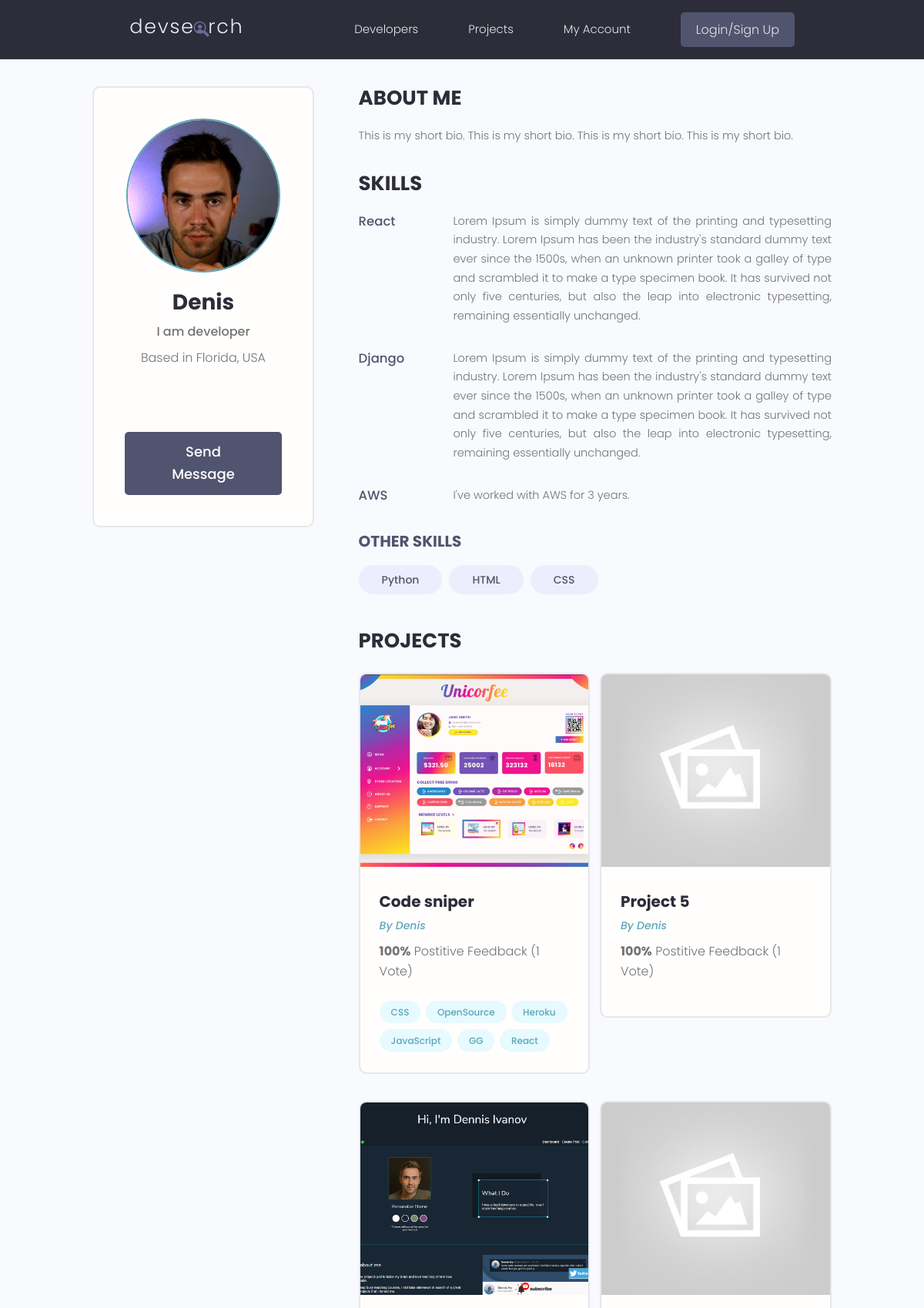
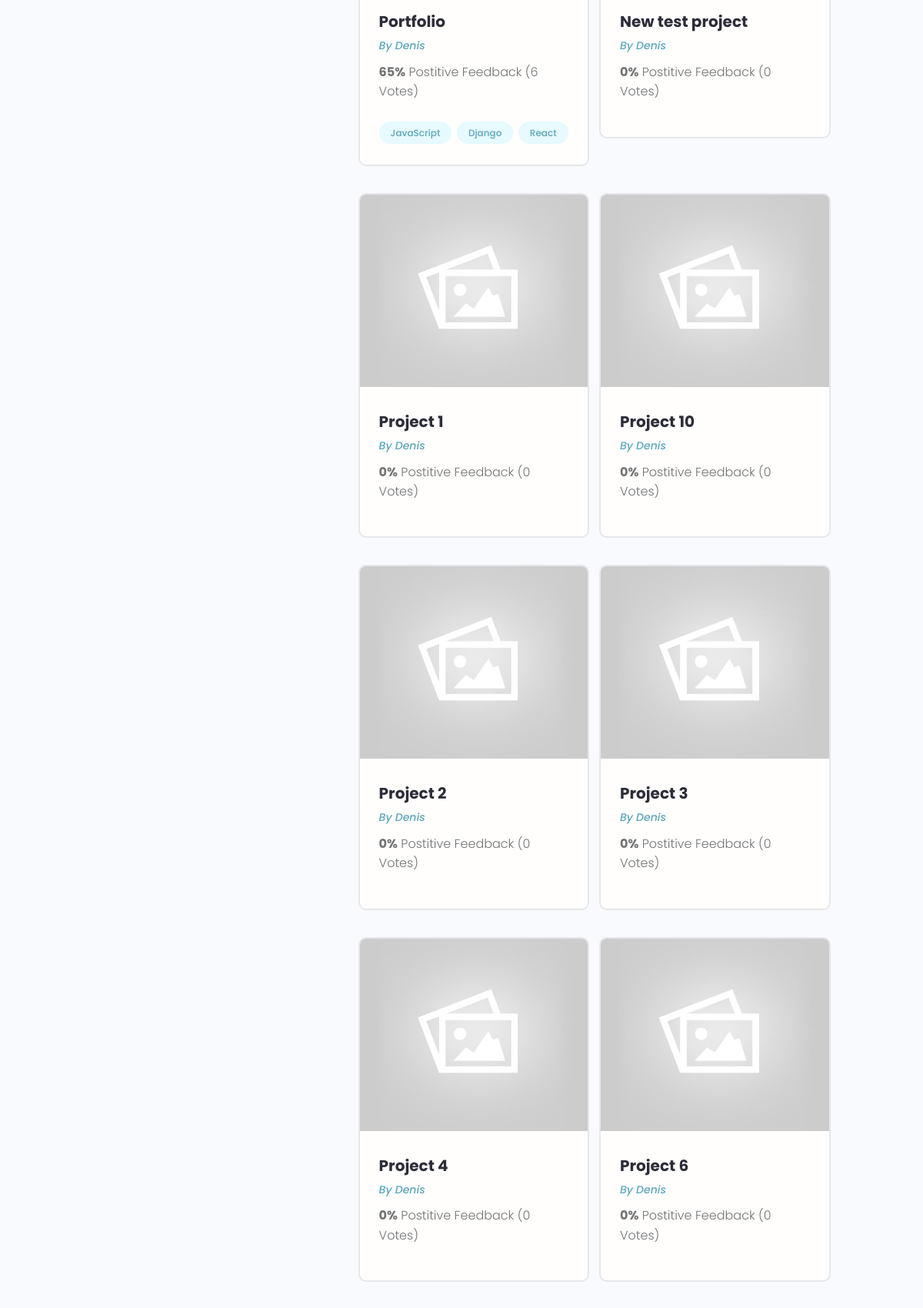
The page /profile/505ccbe7-b6e6-4c05-91aa-02fc448c6a94/ (upper part) on the database its author committed (2 pictures, top to bottom).
### users/models.py (models this page shows, shortened)
class Profile(models.Model):
    user = models.OneToOneField(User, on_delete=models.CASCADE, null=True, blank=True)
    name = models.CharField(max_length=200, blank=True, null=True)
    email = models.EmailField(max_length=500, blank=True, null=True)
    username = models.CharField(max_length=200, blank=True, null=True)
    location = models.CharField(max_length=200, blank=True, null=True)
    short_intro = models.CharField(max_length=200, blank=True, null=True)
    bio = models.TextField(blank=True, null=True)
    profile_image = models.ImageField(null=True, blank=True, upload_to='profiles/', default="profiles/user-default.png")
    social_github = models.CharField(max_length=200, blank=True, null=True)
    social_twitter = models.CharField(max_length=200, blank=True, null=True)
    social_linkedin = models.CharField(max_length=200, blank=True, null=True)
    social_youtube = models.CharField(max_length=200, blank=True, null=True)
    social_website = models.CharField(max_length=200, blank=True, null=True)
    created = models.DateTimeField(auto_now_add=True)
    id = models.UUIDField(default=uuid.uuid4, unique=True, primary_key=True, editable=False)
    class Meta:
        ordering = ['created']
    @property
    def imageURL(self):
        try:
            url = self.profile_image.url
        except:
            url = ''
        return url

class Skill(models.Model):
    owner = models.ForeignKey(Profile, on_delete=models.CASCADE, null=True)
    name = models.CharField(max_length=200, blank=True, null=True)
    description = models.TextField(null=True, blank=True)
    created = models.DateTimeField(auto_now_add=True)
    id = models.UUIDField(default=uuid.uuid4, unique=True, primary_key=True, editable=False)
    def __str__(self):
        return str(self.name)

### projects/models.py (models this page shows, shortened)
class Project(models.Model):
    owner = models.ForeignKey(Profile, null=True, blank=True, on_delete=models.CASCADE)
    title = models.CharField(max_length=200)
    description = models.TextField(null=True, blank=True)
    featured_image = models.ImageField(null=True, blank=True, default="default.jpg")
    demo_link = models.CharField(max_length=2000, null=True, blank=True)
    source_link = models.CharField(max_length=2000, null=True, blank=True)
    tags = models.ManyToManyField('Tag', blank=True)
    vote_total = models.IntegerField(default=0, null=True, blank=True)
    vote_ratio = models.IntegerField(default=0, null=True, blank=True)
    created = models.DateTimeField(auto_now_add=True)
    id = models.UUIDField(default=uuid.uuid4, unique=True, primary_key=True, editable=False)
    class Meta:
        ordering = ['-vote_ratio', '-vote_total', 'title']
    @property
    def imageURL(self):
        try:
            url = self.featured_image.url
        except:
            url = ''
        return url

class Tag(models.Model):
    name = models.CharField(max_length=200)
    created = models.DateTimeField(auto_now_add=True)
    id = models.UUIDField(default=uuid.uuid4, unique=True, primary_key=True, editable=False)
    def __str__(self):
        return self.name

### users/views.py (the view)
# urls.py: path('profile/<str:pk>/', views.userProfile, name="user-profile"),
def userProfile(request, pk):
    profile = Profile.objects.get(id=pk)
    topSkills = profile.skill_set.exclude(description__exact="")
    otherSkills = profile.skill_set.filter(description="")
    context = {'profile': profile, 'topSkills': topSkills, 'otherSkills': otherSkills}
    return render(request, 'users/user-profile.html', context)

### users/templates/users/user-profile.html (shortened to what this page needs)
{% extends 'main.html' %}
{% block content %}
<main class="profile my-md">
    <div class="container">
        <div class="layout">
            <div class="column column--1of3">
                <div class="card text-center">
                    <div class="card__body dev">
                        <img class="avatar avatar--xl" src="{{ profile.imageURL }}" />
                        <h2 class="dev__name">{{profile.name}}</h2>
                        <p class="dev__title">{{profile.short_intro}}</p>
                        <p class="dev__location">Based in {{profile.location}}</p>
                        <ul class="dev__social">
                        </ul>
                        {% if request.user.profile.id != profile.id %}
                        <a href="{% url 'create-message' profile.id %}" class="btn btn--sub btn--lg">Send Message </a>
                        {% endif %}
                    </div>
                </div>
            </div>
            <div class="column column--2of3">
                <div class="devInfo">
                    <h3 class="devInfo__title">About Me</h3>
                    <p class="devInfo__about">{{profile.bio}}</p>
                </div>
                <div class="devInfo">
                    <h3 class="devInfo__title">Skills</h3>
                    <div class="devInfo__skills">
                        {% for skill in topSkills %}
                        <div class="devSkill">
                            <h4 class="devSkill__title">{{skill.name}}</h4>
                            <p class="devSkill__info">{{skill.description}}</p>
                        </div>
                        {% endfor %}
                        <h3 class="devInfo__subtitle">Other Skills</h3>
                        <div class="devInfo__otherSkills">
                            {% for skill in otherSkills %}
                            <span class="tag tag--pill tag--sub tag--lg">
                                <small>{{skill}}</small>
                            </span>
                            {% endfor %}
                        </div>
                    </div>
                </div>
                <div class="devInfo">
                    <h3 class="devInfo__title">Projects</h3>
                    <div class="grid grid--two">
                        {% for project in profile.project_set.all %}
                        <div class="column">
                            <div class="card project">
                                <a href="{% url 'project' project.id %}" class="project">
                                    <img class="project__thumbnail" src="{{project.imageURL}}"
                                        alt="project thumbnail" />
                                    <div class="card__body">
                                        <h3 class="project__title">{{project.title}}</h3>
                                        <p><a class="project__author"
                                                href="{% url 'user-profile' project.owner.id %}">By
                                                {{project.owner.name}}</a>
                                        </p>
                                        <p class="project--rating">
                                            <span style="font-weight: bold;">{{project.vote_ratio}}%</span> Postitive
                                            Feedback ({{project.vote_total}} Vote{{project.vote_total|pluralize:"s"}})
                                        </p>
                                        <div class="project__tags">
                                            {% for tag in project.tags.all %}
                                            <span class="tag tag--pill tag--main">
                                                <small>{{tag}}</small>
                                            </span>
                                            {% endfor %}
                                        </div>
                                    </div>
                                </a>
                            </div>
                        </div>
                        {% endfor %}
                    </div>
                </div>
            </div>
        </div>
    </div>
</main>
{% endblock content %}

### static/styles/app.css (style rules this page uses)
:root { --color-sub: #2d2d39; }
.btn--sub { background-color: var(--color-sub-light); }
.card { border: 2px solid var(--color-light); }
img { width: 100%; }
.profile .card > .dev { padding: 4rem; }
.dev__name { color: var(--color-sub); font-size: 2.8rem; font-weight: 700; margin-top: 1rem; margin-bottom: 0.5rem; }
.dev__title { font-size: 1.6rem; font-weight: 500; line-height: 1.3; }
.dev__location { margin-top: 1rem; }
.dev__social { margin: 3rem 0; list-style: none; display: flex; justify-content: center; gap: 1.5rem; }
.devInfo { margin-bottom: 3rem; }
.devInfo__title, .devInfo__subtitle { font-size: 2.6rem; color: var(--color-sub); text-transform: uppercase; font-weight: 700; margin-bottom: 1.5rem; }
.devInfo__subtitle { font-size: 2rem; color: var(--color-sub-light); }
.devInfo__about, .devSkill__info { font-size: 1.45rem; line-height: 1.7; text-align: justify; }
.devSkill { margin-bottom: 3rem; }
.devSkill__title { font-size: 1.65rem; font-weight: 500; color: var(--color-sub-light); }
@media screen and (min-width: 700px) { .devSkill { display: flex; justify-content: space-between; gap: 3rem; } }
@media screen and (min-width: 700px) { .devSkill__info { flex-basis: 80%; } }
.project__author { font-size: 1.4rem; font-style: italic; }
.project--rating { margin-bottom: 1.6em; margin-top: .5em; }
.project__thumbnail { height: 25rem; object-fit: cover; object-position: top center; }
.project__title { font-size: 2rem; font-weight: 700; color: var(--color-sub); }

### static/uikit/styles/modules/_variables.css (style rules this page uses)
:root { --color-main: #5aa5b9; --color-main-light: #e6faff; --color-sub: #3f4156; --color-sub-light: #51546e; --color-sub-lighter: #ededfd; --color-text: #737373; --color-gray: #8b8b8b; --color-light: #e5e7eb; --color-light-gray: #767676; --color-bg: #f8fafd; --color-white: #fffefd; --color-white-light: #f3f3f3; --color-success: #359e64; --color-success-bg: #def8e8; --color-error: #fc4b0b; --color-error-bg: #fff2ee; --font-base: 'Poppins', arial, helvetica, 'Segoe UI', roboto, ubuntu, sans-serif; --font-monospace: 'Fira Code', 'Courier New', courier, monospace; --font-regular: 300; --font-medium: 500; --font-bold: 700; --generic-shadow: 1px 1px 5px #00000010; --generic-transition: all 0.3s ease-in-out; }

### static/uikit/styles/modules/_base.css (style rules this page uses)
* { margin: 0; padding: 0; box-sizing: border-box; text-rendering: optimizeLegibility; color: inherit; font-size: inherit; }
html { font-size: 50%; }
@media only screen and (min-width: 480px) { html { font-size: 56.25%; } }
@media only screen and (min-width: 1200px) { html { font-size: 62.5%; } }
body { line-height: 1.6; font-weight: 400; font-size: 1.5rem; color: var(--color-text); background-color: var(--color-bg); min-height: 100vh; }

### static/uikit/styles/modules/_typography.css (style rules this page uses)
* { font-family: var(--font-base); }
h2 { font-size: 3.6rem; font-weight: var(--font-bold); }
h3 { font-size: 3.2rem; font-weight: var(--font-medium); }
h4 { font-size: 2.8rem; font-weight: var(--font-medium); }
p, span, strong { font-size: 1.6rem; color: var(--color-text); font-weight: var(--font-regular); }
a { padding-bottom: 2px; text-decoration: none; display: inline-block; color: var(--color-main); font-weight: var(--font-medium); }

### static/uikit/styles/modules/_utilities.css (style rules this page uses)
.container { width: 92%; max-width: 165rem; margin: 0 auto; box-sizing: border-box; }
@media screen and (min-width: 1000px) { .container { width: 90%; } }
@media screen and (min-width: 1200px) { .container { width: 80%; } }
.text-center { text-align: center; }
.my-md { margin: 3rem auto; }

### static/uikit/styles/modules/_avatar.css (style rules this page uses)
.avatar { border-radius: 50%; border: 2px solid var(--color-main); object-fit: cover; }
.avatar--xl { height: 20rem; width: 20rem; }

### static/uikit/styles/modules/_button.css (style rules this page uses)
.btn { display: inline-block; position: relative; cursor: pointer; background-color: var(--color-light); font-weight: var(--font-medium); color: var(--color-sub); text-decoration: none; padding: 1rem 2rem; border-radius: 0.5rem; border: none; width: -webkit-fit-content; width: -moz-fit-content; width: fit-content; height: -webkit-fit-content; height: -moz-fit-content; height: fit-content; font-size: 1.6rem; outline-width: 0; outline-color: transparent; -webkit-backface-visibility: hidden; backface-visibility: hidden; transition: all 0.3s ease-in-out; }
.btn--sub { background-color: var(--color-sub); color: var(--color-white); }
.btn--lg { font-size: 1.8rem; padding: 1.2rem 4.5rem; }

### static/uikit/styles/modules/_card.css (style rules this page uses)
.card { border-radius: 1rem; background-color: var(--color-white); border: 1.5px solid var(--color-light); width: auto; height: auto; margin-top: 0.5rem; margin-bottom: 0.5rem; overflow: hidden; }
.card__body, .card__header { padding: 2rem 2.5rem; }

### rows shown on the page
Profile: imageURL (picture), name "Denis", short_intro "I am developer", location "Florida, USA", bio "This is my short bio. This is my short bio. This is my short bio. This is my short bio."
Skill: name "React", description "Lorem Ipsum is simply dummy text of the printing and typesetting industry. Lorem Ipsum has been the industry's standard dummy text ever since the 1500s, when an unknown printer took a galley of type and scrambled it to make a type specimen book. It has survived not only five centuries, but also the leap into electronic typesetting, remaining essentially unchanged."
Skill: name "Django", description "Lorem Ipsum is simply dummy text of the printing and typesetting industry. Lorem Ipsum has been the industry's standard dummy text ever since the 1500s, when an unknown printer took a galley of type and scrambled it to make a type specimen book. It has survived not only five centuries, but also the leap into electronic typesetting, remaining essentially unchanged."
Skill: name "AWS", description "I've worked with AWS for 3 years."
Skill: name "Python"
Skill: name "HTML"
Skill: name "CSS"
Project: imageURL (picture), title "Code sniper", owner.name "Denis", vote_ratio "100", vote_total "1"
Tag: name "CSS"
Tag: name "OpenSource"
Tag: name "Heroku"
Tag: name "JavaScript"
Tag: name "GG"
Tag: name "React"
Project: imageURL (placeholder picture), title "Project 5", owner.name "Denis", vote_ratio "100", vote_total "1"
Project: imageURL (picture), title "Portfolio", owner.name "Denis", vote_ratio "65", vote_total "6"
Tag: name "Django"
Project: imageURL (placeholder picture), title "New test project", owner.name "Denis", vote_ratio "0", vote_total "0"
Project: imageURL (placeholder picture), title "Project 1", owner.name "Denis", vote_ratio "0", vote_total "0"
Project: imageURL (placeholder picture), title "Project 10", owner.name "Denis", vote_ratio "0", vote_total "0"
Project: imageURL (placeholder picture), title "Project 2", owner.name "Denis", vote_ratio "0", vote_total "0"
Project: imageURL (placeholder picture), title "Project 3", owner.name "Denis", vote_ratio "0", vote_total "0"
Project: imageURL (placeholder picture), title "Project 4", owner.name "Denis", vote_ratio "0", vote_total "0"
Project: imageURL (placeholder picture), title "Project 6", owner.name "Denis", vote_ratio "0", vote_total "0"
